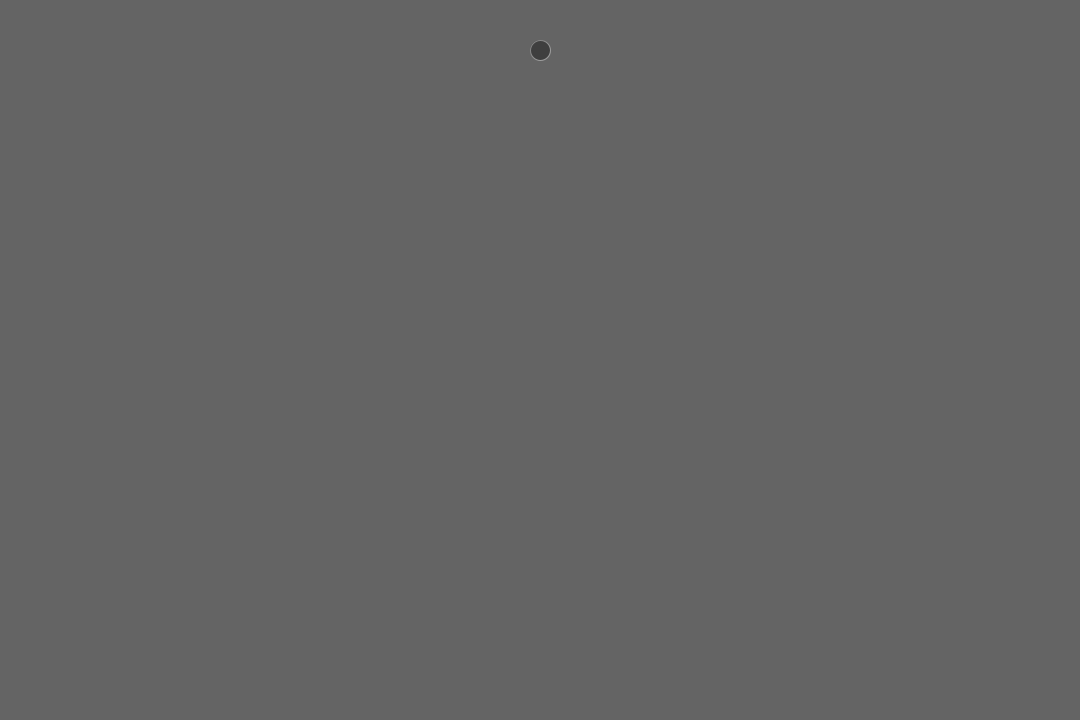
Frame 1 (no input)
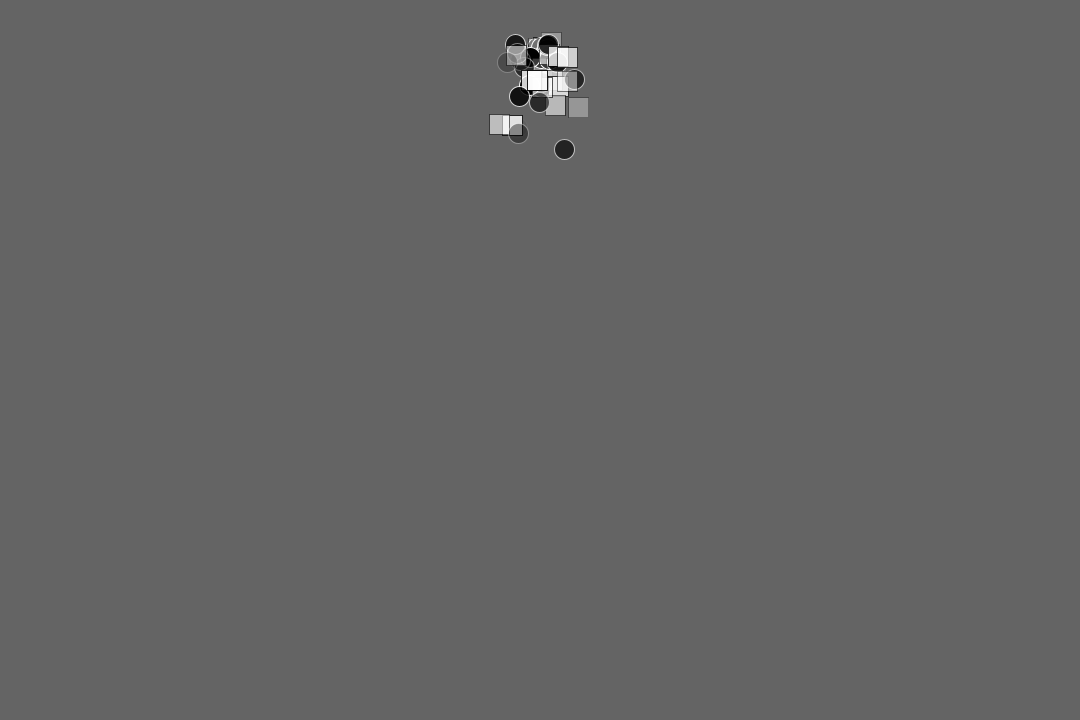
Frame 60 (the mouse pressed at the canvas centre just before this capture)
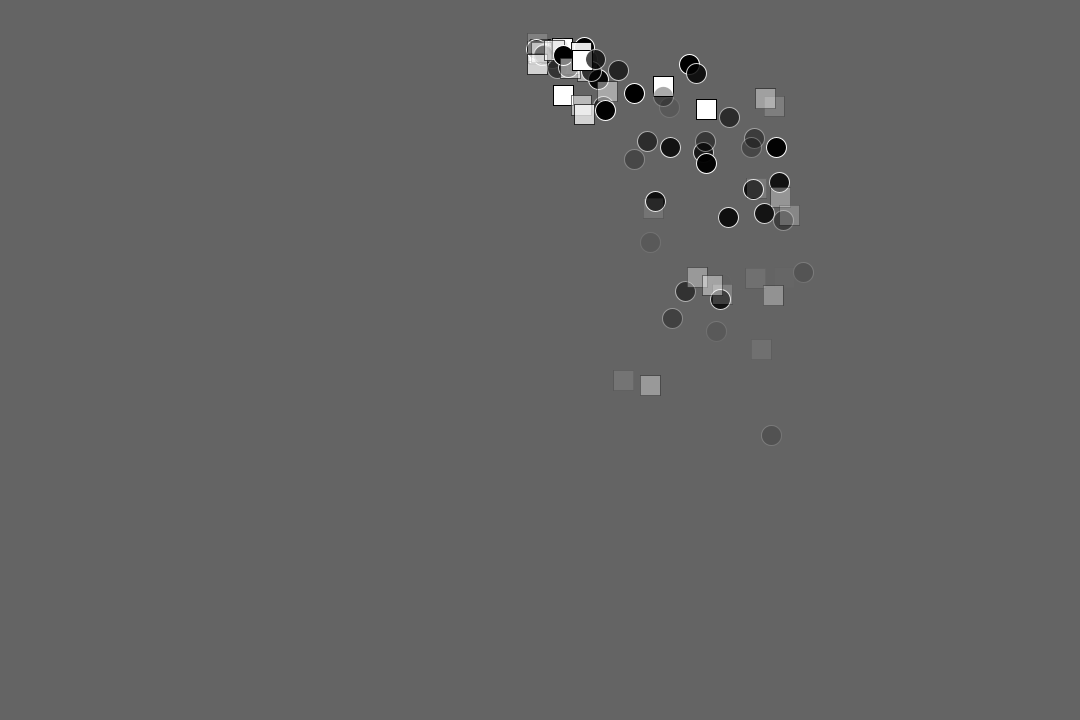
Frame 120 (the mouse held since frame 60 and released just before this capture)

The Processing sketch that drew these frames (run headless with seeded random() and noise(); from frame 60 on, the mouse is pressed at the canvas centre):

// Processing sketch: applyForceToParticles
// ── applyForceToParticles.pde
ArrayList<Particle> A;
void setup()
{
  size(1080, 720);
  A = new ArrayList<Particle>();
}
void draw()
{
  background(100);
  if (A.size() < 200)
  {
    if (random(0, 1) < 0.5)
      A.add(new rectParticle(new PVector(width/2, 50)));
    else
      A.add(new Particle(new PVector(width/2, 50)));
  }
  for (int i = A.size() - 1; i >= 0; --i)
  {
    Particle p = A.get(i);
    p.display();
    p.applyForce(new PVector(0,0.05));
    if(mousePressed)
    {
      p.applyForce(new PVector(0.1,0));
    }
    p.update();
    if (p.isDead())
      A.remove(i);
  }
}
// ── Particle.pde
class Particle
{
  PVector loc, acc, vel;
  float mass, life;
  Particle(PVector a)
  {
    loc = a;
    acc = new PVector(0, 0.05);
    vel = new PVector(random(-1, 1), random(-1, 1));
    mass = 1;
    life = random(400);
  }
  void update()
  {
    vel.add(acc);
    loc.add(vel);
    acc.mult(0);
  }
  void applyForce(PVector f)
  {
    f.div(mass);
    acc.add(f);
  }
  void display()
  {
    fill(0, life);
    stroke(255, life);
    ellipse(loc.x, loc.y, mass*20, mass*20);    
    life -= 2;
  }
  boolean isDead()
  {
    return (life <= 0);
  }
}
// ── rectParticle.pde
class rectParticle extends Particle
{
  rectParticle(PVector a)
  {
    super(a);
  }
  void display()
  {
    fill(255, life);
    stroke(0, life);
    rectMode(CENTER);
    rect(loc.x, loc.y, mass*20, mass*20);    
    life -= 2;
  }
}
